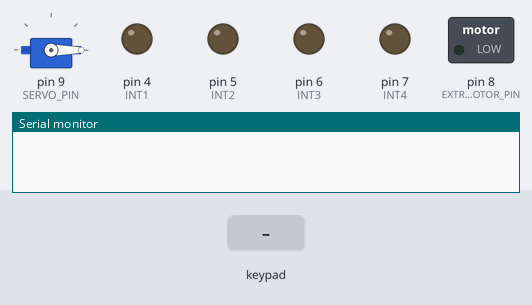
Bench run of a sketch on a simulated Arduino Uno, built with avr-gcc and run on an emulated ATmega328P. On the bench: servo, switched loads named in the sketch (green lamp = pin HIGH), output pins drawn as LEDs (lit = HIGH), the last lines printed to the serial monitor. The inputs (shaded band) are chosen by the test bench.

Above: at 1.2 s.
1.3 s: key 'S' pressed
At 3.2 s:
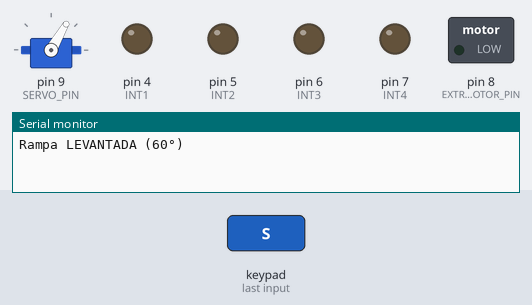
3.7 s: key 'T' pressed
At 4.9 s:
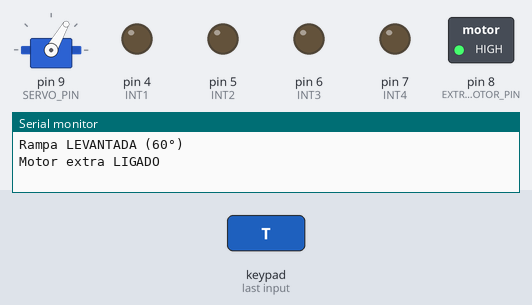
5.2 s: key 'U' pressed
At 5.4 s:
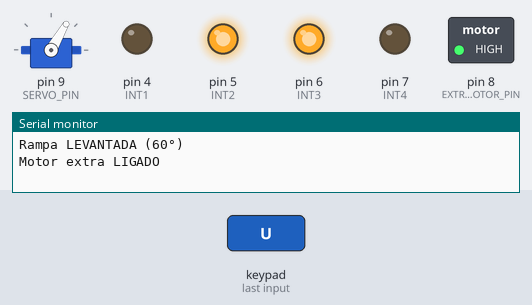
7.1 s: key 'D' pressed
At 7.3 s:
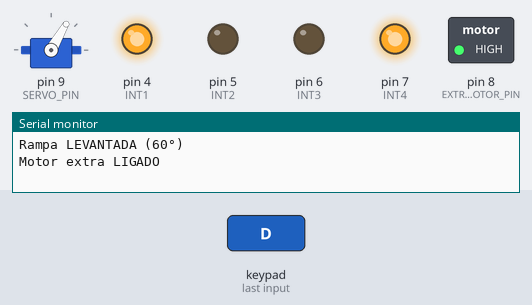
9.0 s: key 'L' pressed
At 9.2 s:
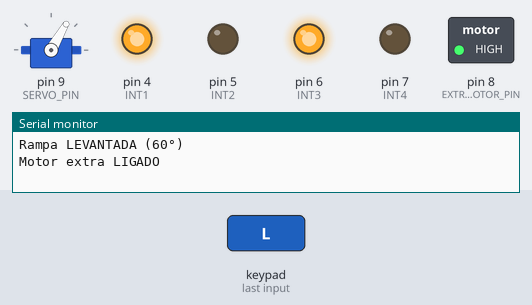
10.9 s: key 'R' pressed
At 11.1 s:
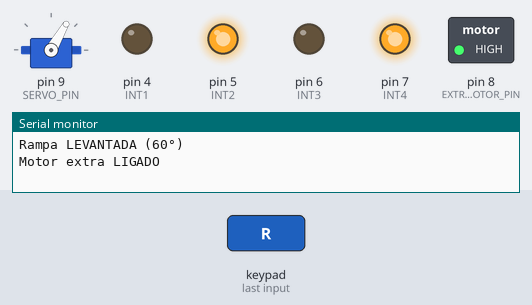
Timing chart, 0 to 13.8 s (numbered marks = the images above; inputs shaded):
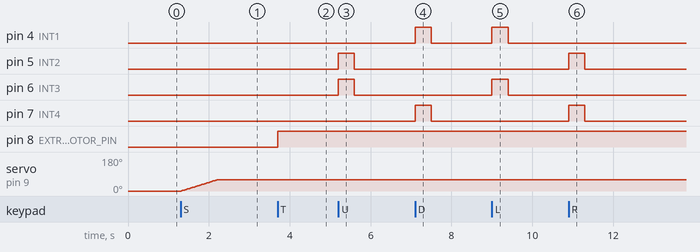

Measured:
- after the input at 1.3 s, servo on pin 9 (SERVO_PIN): moves from 0° to 60° over 0.90 s, starting at once
- after the input at 3.7 s, pin 8 (EXTRA_MOTOR_PIN): LOW → HIGH at once
- after the input at 5.2 s, pin 5 (INT2), pin 6 (INT3): LOW → HIGH at once, → LOW 0.40 s later
- after the input at 7.1 s, pin 4 (INT1), pin 7 (INT4): LOW → HIGH at once, → LOW 0.40 s later
- after the input at 9.0 s, pin 4 (INT1), pin 6 (INT3): LOW → HIGH at once, → LOW 0.40 s later
- after the input at 10.9 s, pin 5 (INT2), pin 7 (INT4): LOW → HIGH at once, → LOW 0.40 s later

The sketch:

carrinho_resgate9ano.ino
```cpp
#define CUSTOM_SETTINGS
#define INCLUDE_GAMEPAD_MODULE
#include <Dabble.h>
#include <Servo.h>

#define INT1 4
#define INT2 5
#define INT3 6
#define INT4 7
#define EXTRA_MOTOR_PIN 8
#define SERVO_PIN 9

bool motorLigado = false;
bool botaoTrianguloAnterior = false;

bool rampaAtivada = false;
bool botaoQuadradoAnterior = false;

Servo rampaServo;
int anguloAtual = 0;  // Guarda a posição atual do servo

void setup()
{
  Serial.begin(9600);
  Dabble.begin(9600, 2, 3);

  pinMode(INT1, OUTPUT);
  pinMode(INT2, OUTPUT);
  pinMode(INT3, OUTPUT);
  pinMode(INT4, OUTPUT);
  pinMode(EXTRA_MOTOR_PIN, OUTPUT);

  digitalWrite(EXTRA_MOTOR_PIN, LOW);

  rampaServo.attach(SERVO_PIN);
  rampaServo.write(anguloAtual);

  Stop();
}

void loop() {
  Dabble.processInput();

  // Controle do robô
  if (GamePad.isUpPressed()) {
    forward();
  }
  else if (GamePad.isDownPressed()) {
    backward();
  }
  else if (GamePad.isLeftPressed()) {
    left();
  }
  else if (GamePad.isRightPressed()) {
    right();
  }
  else {
    Stop();
  }

  // Controle do motor extra - botão Triângulo
  bool botaoTrianguloAtual = GamePad.isTrianglePressed();
  if (botaoTrianguloAtual && !botaoTrianguloAnterior) {
    motorLigado = !motorLigado;
    digitalWrite(EXTRA_MOTOR_PIN, motorLigado ? HIGH : LOW);
    Serial.print("Motor extra ");
    Serial.println(motorLigado ? "LIGADO" : "DESLIGADO");
  }
  botaoTrianguloAnterior = botaoTrianguloAtual;

  // Controle do servo (rampa) com movimento suave - botão Quadrado
  bool botaoQuadradoAtual = GamePad.isSquarePressed();
  if (botaoQuadradoAtual && !botaoQuadradoAnterior) {
    rampaAtivada = !rampaAtivada;
    int anguloDestino = rampaAtivada ? 60 : 0;
    moverServoSuavemente(anguloDestino);
    Serial.print("Rampa ");
    Serial.println(rampaAtivada ? "LEVANTADA (60°)" : "RECOLHIDA (0°)");
  }
  botaoQuadradoAnterior = botaoQuadradoAtual;
}

// Função para mover o servo suavemente até um ângulo
void moverServoSuavemente(int destino) {
  if (destino > anguloAtual) {
    for (int ang = anguloAtual; ang <= destino; ang++) {
      rampaServo.write(ang);
      delay(15);  // Atraso para suavidade
    }
  } else {
    for (int ang = anguloAtual; ang >= destino; ang--) {
      rampaServo.write(ang);
      delay(15);
    }
  }
  anguloAtual = destino;  // Atualiza posição atual
}

// Funções de movimentação
void forward() {
  digitalWrite(INT1, LOW);
  digitalWrite(INT2, HIGH);
  digitalWrite(INT3, HIGH);
  digitalWrite(INT4, LOW);
}

void backward() {
  digitalWrite(INT1, HIGH);
  digitalWrite(INT2, LOW);
  digitalWrite(INT3, LOW);
  digitalWrite(INT4, HIGH);
}

void left() {
  digitalWrite(INT1, HIGH);
  digitalWrite(INT2, LOW);
  digitalWrite(INT3, HIGH);
  digitalWrite(INT4, LOW);
}

void right() {
  digitalWrite(INT1, LOW);
  digitalWrite(INT2, HIGH);
  digitalWrite(INT3, LOW);
  digitalWrite(INT4, HIGH);
}

void Stop() {
  digitalWrite(INT1, LOW);
  digitalWrite(INT2, LOW);
  digitalWrite(INT3, LOW);
  digitalWrite(INT4, LOW);
}
```
